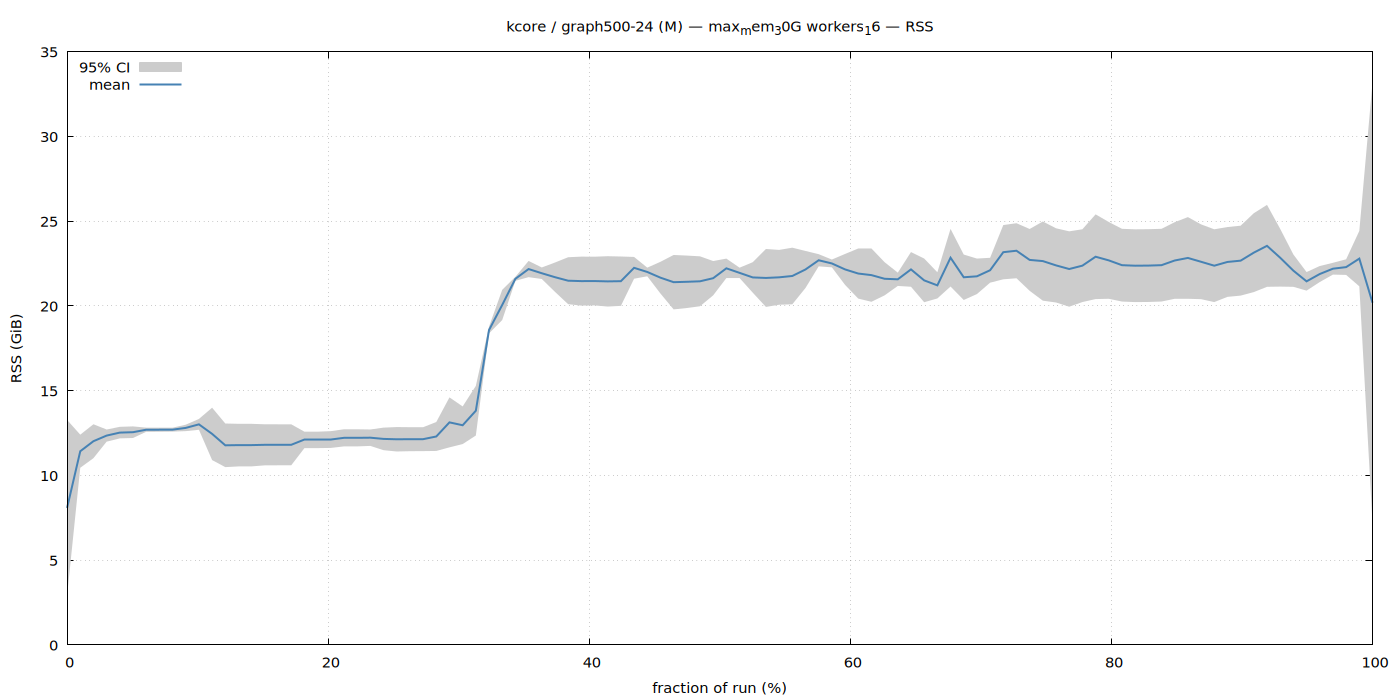

The script that saved this image:
set terminal pngcairo size 1400,700 enhanced font 'Sans,11'
set output '/home/ubuntu/nvm/gfrs/kcore/M/graph500-24/max_mem_30G_workers_16/rss.png'
set title "kcore / graph500-24 (M) — max_mem_30G workers_16 — RSS"
set xlabel 'fraction of run (%)'
set ylabel 'RSS (GiB)'
set grid
set key top left
set yrange [0:*]
plot '/home/ubuntu/nvm/gfrs/kcore/M/graph500-24/max_mem_30G_workers_16/rss.dat' using 1:3:4 with filledcurves lc rgb '#cccccc' title '95% CI', \
     '' using 1:2 with lines lw 2 lc rgb '#4682b4' title 'mean'
